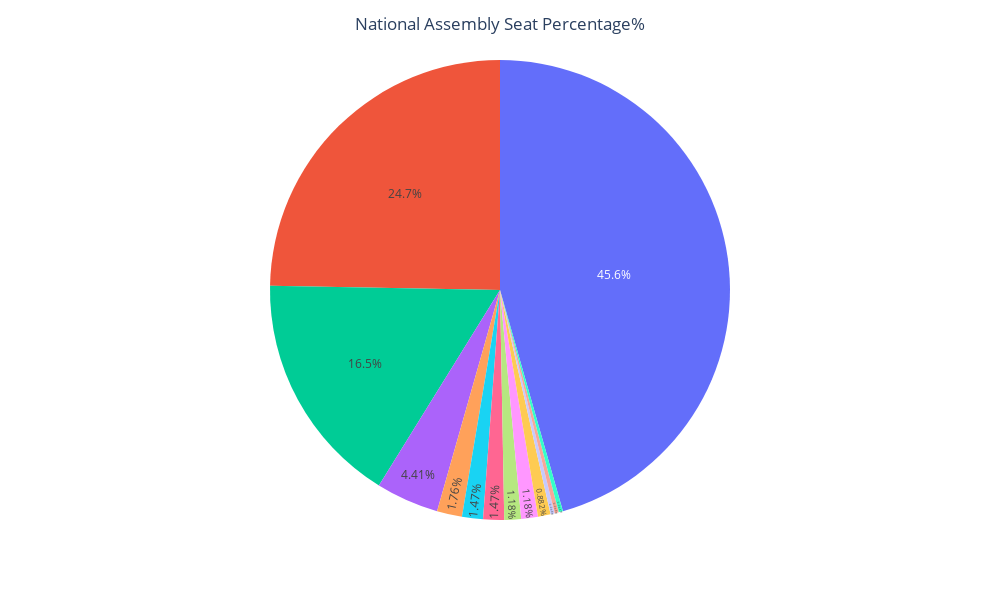

Notebook cell for this chart:
### Code cell
import plotly.express as px
fig= px.pie(party_df,values='MNA', 
            labels='Party',hover_name='Party',names='Party',width=1000, height=600
            )
fig.update(layout_showlegend=False)  
fig.update_traces(textposition='inside', textinfo='percent')
fig.update_layout(title_text="National Assembly Seat Percentage%", title_x=0.5)
fig.show()

### Figure 1 — Plotly figure (JSON) as saved in the notebook; plotly's stock layout.template omitted (floating-point values rounded to 4 significant figures)
{"data": [{"domain": {"x": [0, 1], "y": [0, 1]}, "hovertemplate": "<b>%{hovertext}</b><br><br>Party=%{label}<br>MNA=%{value}<extra></extra>", "hovertext": ["PTI", "PML-N", "PPPP", "MMAP", "MQMP", "BAP", "PML", "BNP", "Ind", "GDA", "AMLP", "ANP", "JWP"], "labels": ["PTI", "PML-N", "PPPP", "MMAP", "MQMP", "BAP", "PML", "BNP", "Ind", "GDA", "AMLP", "ANP", "JWP"], "legendgroup": "", "name": "", "showlegend": true, "textinfo": "percent", "textposition": "inside", "type": "pie", "values": [155, 84, 56, 15, 6, 5, 5, 4, 4, 3, 1, 1, 1]}], "layout": {"height": 600, "legend": {"tracegroupgap": 0}, "margin": {"t": 60}, "showlegend": false, "title": {"text": "National Assembly Seat Percentage%", "x": 0.5}, "width": 1000}}
